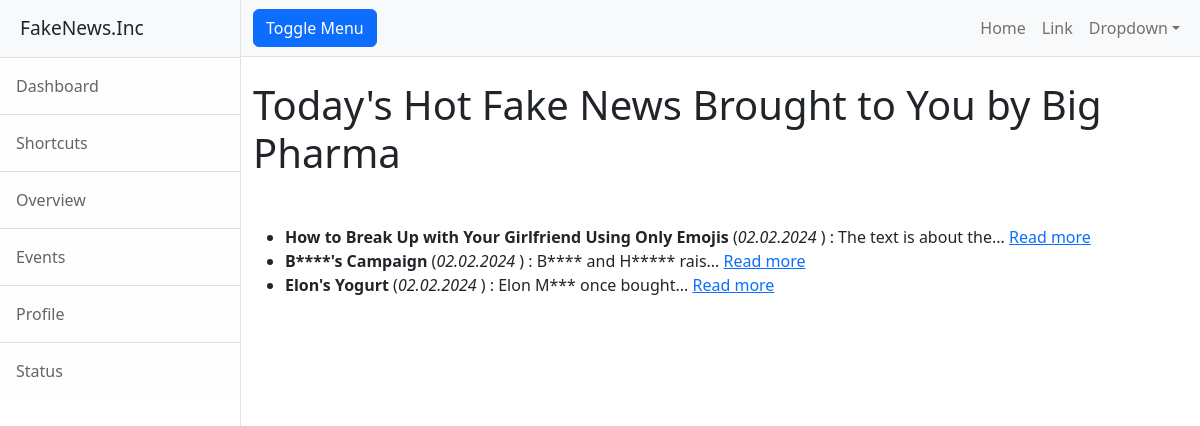
The app's page /fake_news_app/posts/, older data.
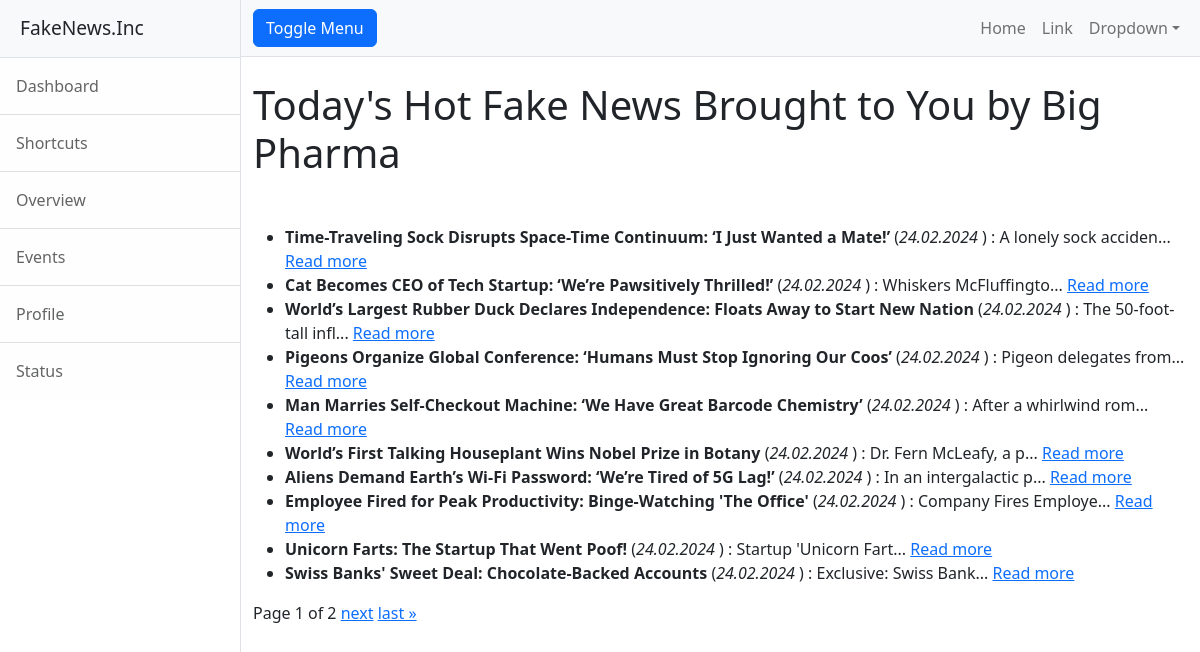
The same page, newer data.
### fake_news_app/models.py (models this page shows, shortened)
class Post(models.Model):
    author = models.ForeignKey(Author, on_delete=models.CASCADE) # one-to-many relationship with Author model
    post_type = models.CharField(max_length=16, choices=[('A', 'article'), ('N', 'news')], default='A') # field with choice - 'article' or 'news'
    created_at = models.DateTimeField(auto_now_add=True) # date and time of creation
    post_category = models.ManyToManyField(Category, through='PostCategory') # many-to-many relationship with Category model
    title = models.CharField(max_length=256) # article/news title
    content = models.TextField() # article/news text
    rating_post = models.IntegerField(default=0) # article/news rating
    def preview_20(self):  # method that returns the beginning of the article (preview) with 124 characters and adds an ellipsis at the end
        return self.content[:21] + '...'
    def return_date(self):
        return self.created_at.strftime("%d.%m.%Y")
    def get_absolute_url(self):
        return reverse('detail_function', kwargs={'id': self.id})

### fake_news_app/views.py (the view)
# urls.py: path('posts/', PostListView.as_view(), name='retriever_function'),
class PostListView(ListView):
    model = Post
    template_name = 'news.html'  # <app>/<model>_<viewtype>.html
    context_object_name = 'app_response'
    ordering = ['-created_at']
    paginate_by = 10
    def get_queryset(self):
        queryset = super().get_queryset()
        self.filterset = PostFilter(self.request.GET, queryset)
        return self.filterset.qs
    def get_context_data(self, **kwargs):
        context = super().get_context_data(**kwargs)
        context['filterset'] = self.filterset
        return context

### fake_news_app/templatetags/censor_filter.py (called while the page is built)
@register.filter(name='censor')
@stringfilter
def censor(value):
    bad_words = ['Trump', 'Biden', 'Vivek', 'Musk', 'Harris', ]
    for word in bad_words:
        value = value.replace(word, word[0] + '*' * (len(word) - 1))
    return value

### fake_news_app/templatetags/custom_tags.py (called while the page is built)
@register.simple_tag(takes_context=True)
def url_replace(context, **kwargs):
    d = context['request'].GET.copy()
    for k, v in kwargs.items():
        d[k] = v
    return d.urlencode()

### templates/flatpages/news.html (shortened to what this page needs)
{% extends 'default.html' %}
{% load static %}
{% load censor_filter %}
{% load custom_tags %}
{% block overarching %}
{% block for_news_page %}
<ul>
{% for x in app_response %}
<li>
    <strong>{{ x.title|censor }}</strong> (<em>{{ x.return_date }} </em>) :  {{ x.preview_20|censor }}
    <a href = "{{ x.get_absolute_url }}"> Read more </a>
</li>
{% endfor %}
</ul>
<div class="pagination">
    <span class="step-links">
        <span class="current">
            {% if page_obj.paginator.num_pages > 1 %}
                Page {{ page_obj.number }} of {{ page_obj.paginator.num_pages }}
            {% endif %}
        </span>
        {% if page_obj.has_next %}
            <a href="?{% url_replace page=page_obj.next_page_number %}"> next</a>
            <a href="?{% url_replace page=page_obj.paginator.num_pages %}"> last »</a>
        {% endif %}
    </span>
</div>
{% endblock %}
{% endblock %}

### templates/flatpages/default.html (shortened to what this page needs)
<!DOCTYPE html>
<html lang="en">
    <head>
        {% load static %}
        <link href="{% static 'css/styles.css' %}" rel="stylesheet" />
    </head>
    <body>
        <div class="d-flex" id="wrapper">
            <div class="border-end bg-white" id="sidebar-wrapper">
                <div class="sidebar-heading border-bottom bg-light">FakeNews.Inc</div>
                <div class="list-group list-group-flush">
                    <a class="list-group-item list-group-item-action list-group-item-light p-3" href="#!">Dashboard</a>
                    <a class="list-group-item list-group-item-action list-group-item-light p-3" href="#!">Shortcuts</a>
                    <a class="list-group-item list-group-item-action list-group-item-light p-3" href="#!">Overview</a>
                    <a class="list-group-item list-group-item-action list-group-item-light p-3" href="#!">Events</a>
                    <a class="list-group-item list-group-item-action list-group-item-light p-3" href="#!">Profile</a>
                    <a class="list-group-item list-group-item-action list-group-item-light p-3" href="#!">Status</a>
                </div>
            </div>
            <div id="page-content-wrapper">
                <nav class="navbar navbar-expand-lg navbar-light bg-light border-bottom">
                    <div class="container-fluid">
                        <button class="btn btn-primary" id="sidebarToggle">Toggle Menu</button>
                        <div class="collapse navbar-collapse" id="navbarSupportedContent">
                            <ul class="navbar-nav ms-auto mt-2 mt-lg-0">
                                <li class="nav-item active"><a class="nav-link" href="#!">Home</a></li>
                                <li class="nav-item"><a class="nav-link" href="#!">Link</a></li>
                                <li class="nav-item dropdown">
                                    <a class="nav-link dropdown-toggle" id="navbarDropdown" href="#" role="button" data-bs-toggle="dropdown" aria-haspopup="true" aria-expanded="false">Dropdown</a>
                                </li>
                            </ul>
                        </div>
                    </div>
                </nav>
                <div class="container-fluid">
                    {% block optional_content %} <h1 class="mt-4">Today's Hot Fake News Brought to You by Big Pharma </h1> <br> {% endblock %}
                    {% block for_news_page %}
                    {% endblock %}
                </div>
            </div>
        </div>
    </body>
</html>

Row changes from the older to the newer data that the page shows:
no longer on this page (row unchanged): Post: title|censor "How to Break Up with Your Girlfriend Using Only Emojis", return_date "02.02.2024", preview_20|censor "The text is about the..."
no longer on this page (row unchanged): Post: title|censor "B****'s Campaign", return_date "02.02.2024", preview_20|censor "B**** and H***** rais..."
no longer on this page (row unchanged): Post: title|censor "Elon's Yogurt", return_date "02.02.2024", preview_20|censor "Elon M*** once bought..."
added Post: title|censor "Time-Traveling Sock Disrupts Space-Time Continuum: ‘I Just Wanted a Mate!’", return_date "24.02.2024", preview_20|censor "A lonely sock acciden..."
added Post: title|censor "Cat Becomes CEO of Tech Startup: ‘We’re Pawsitively Thrilled!’", return_date "24.02.2024", preview_20|censor "Whiskers McFluffingto..."
added Post: title|censor "World’s Largest Rubber Duck Declares Independence: Floats Away to Start New Nation", return_date "24.02.2024", preview_20|censor "The 50-foot-tall infl..."
added Post: title|censor "Pigeons Organize Global Conference: ‘Humans Must Stop Ignoring Our Coos’", return_date "24.02.2024", preview_20|censor "Pigeon delegates from..."
added Post: title|censor "Man Marries Self-Checkout Machine: ‘We Have Great Barcode Chemistry’", return_date "24.02.2024", preview_20|censor "After a whirlwind rom..."
added Post: title|censor "World’s First Talking Houseplant Wins Nobel Prize in Botany", return_date "24.02.2024", preview_20|censor "Dr. Fern McLeafy, a p..."
added Post: title|censor "Aliens Demand Earth’s Wi-Fi Password: ‘We’re Tired of 5G Lag!’", return_date "24.02.2024", preview_20|censor "In an intergalactic p..."
added Post: title|censor "Employee Fired for Peak Productivity: Binge-Watching 'The Office'", return_date "24.02.2024", preview_20|censor "Company Fires Employe..."
added Post: title|censor "Unicorn Farts: The Startup That Went Poof!", return_date "24.02.2024", preview_20|censor "Startup 'Unicorn Fart..."
added Post: title|censor "Swiss Banks' Sweet Deal: Chocolate-Backed Accounts", return_date "24.02.2024", preview_20|censor "Exclusive: Swiss Bank..."
Text that changed along with them:
{{ page_obj.number }}: (not shown) → "1"
{{ page_obj.paginator.num_pages }}: (not shown) → "2"
text now shown: "Page of next last »"
